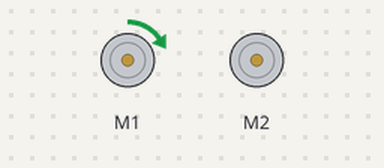
This sketch was run on a simulated Arduino Uno, built with avr-gcc and run on an emulated ATmega328P. Parts: 2 × DC motor (green arrow = forward, orange = backward, longer = faster).

Above: at 0.05 s.
At 2.3 s:
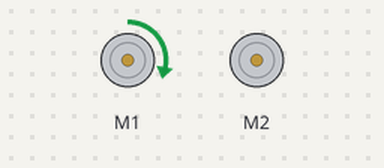
At 4.95 s:
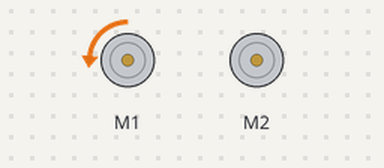
At 10.05 s:
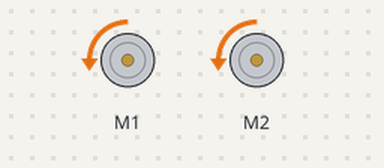
Timing chart, 0 to 13.3 s (numbered marks = the images above):
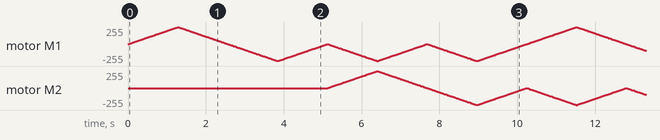

The sketch:

Rev0.ino
```cpp
#include <Adafruit_MotorShield.h>
Adafruit_MotorShield AFMS = Adafruit_MotorShield();
Adafruit_DCMotor *M1 = AFMS.getMotor(1);
Adafruit_DCMotor *M2 = AFMS.getMotor(2);
void setup() {
  Serial.begin(9600);

  if (!AFMS.begin()) {
   while (1);
  }

 M1->setSpeed(10);
 M1->run(RELEASE);
 M2->setSpeed(10);
 M2->run(RELEASE);
}
int i;

void loop() {
  M1->run(FORWARD);
   for (i=0; i<255; i++) {
   M1->setSpeed(i);
   M2->setSpeed(i);
   delay(5);
  }

 for (i=255; i!=0; i--) {
   M1->setSpeed(i);
   M2->setSpeed(i);
   delay(5);
 }

 M1->run(BACKWARD);
 for (i=0; i<255; i++) {
   M1->setSpeed(i);
   M2->setSpeed(i);
   delay(5);
 }

 for (i=255; i!=0; i--) {
   M1->setSpeed(i);
   M2->setSpeed(i);
   delay(5);
 }
 M2->run(FORWARD);
   for (i=0; i<255; i++) {
   M1->setSpeed(i);
   M2->setSpeed(i);
   delay(5);
  }

 for (i=255; i!=0; i--) {
   M1->setSpeed(i);
   M2->setSpeed(i);
   delay(5);
 }

 M2->run(BACKWARD);
 for (i=0; i<255; i++) {
   M1->setSpeed(i);
   M2->setSpeed(i);
   delay(5);
 }

 for (i=255; i!=0; i--) {
   M1->setSpeed(i);
   M2->setSpeed(i);
   delay(5);
 }
}
```
